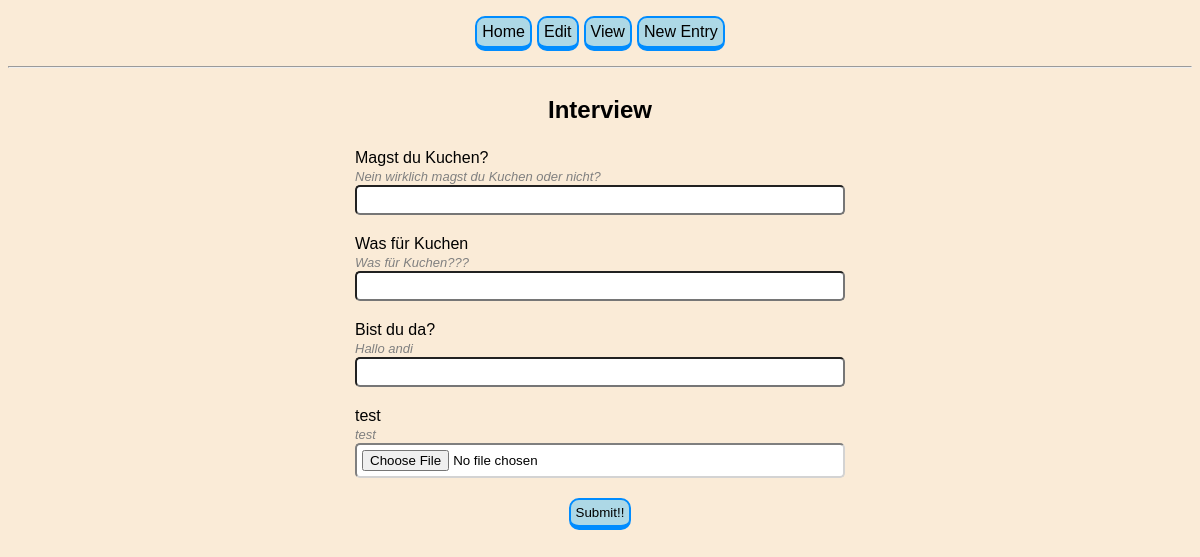
Page /edit/new_entry/interview/1 on the earlier database version.
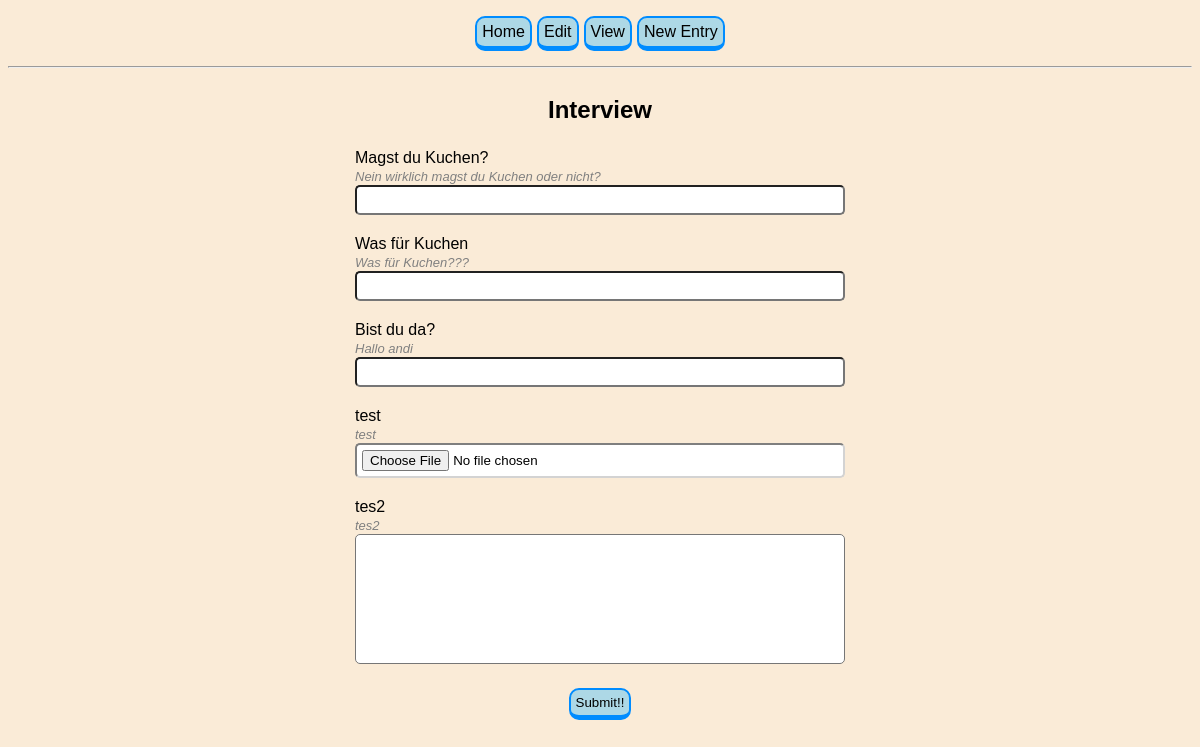
Same page on the later database version.
### main/models.py (models this page shows, shortened)
class Question(models.Model):
    interview = models.ForeignKey(Interview, on_delete=models.SET_NULL, null=True)
    name = models.CharField(max_length=100)
    question_value = models.CharField(max_length=200)
    description = models.CharField(max_length=500)
    type = models.CharField(max_length=100, choices=question_type_choices) #FileUpload, Interview, AboutMe
    sort_id = models.SmallIntegerField(null=True, blank=True)
    required = models.BooleanField(default=False)

### app_write/views/new_entry.py (the view)
# urls.py: path('new_entry/interview/<str:pk>', views.new_entry.interview, name = "new_entry"),
def interview(request, pk):
    question_list = models.Question.objects.filter(interview=pk).order_by('sort_id')
    questionanswerpairs = {}
    for question in question_list:
        match question.type:
            case "text":
                answerform = forms.answer_text()
            case "longtext":
                answerform = forms.answer_longtext()
            case "image":
                answerform = forms.answer_image()
            case "boolean":
                answerform = forms.answer_boolean()
            case _:
                return
        questionanswerpairs[question] = answerform
    ctx = {
        "questionanswerpairs" : questionanswerpairs
        }
    return render(request, 'app_write/interview.html', ctx)

### app_write/forms.py
class answer_text(forms.ModelForm):
    class Meta:
        model = models.Answer
        fields = ['answer_text']
        labels = {
            "answer_text": ""
        }

class answer_image(forms.ModelForm):
    class Meta:
        model = models.Answer
        fields = ['answer_image']
        labels = {
            "answer_image": ""
        }

### app_write/templates/app_write/interview.html (shortened to what this page needs)
{% extends 'main.html' %}
{% block content %}
<form action="/search/" method="post">
  <div class="fc fc_column fc_center">
    <h2>Interview</h2>
      <div class="fc fc_column sf_box">
        {% for question, answer in questionanswerpairs.items %}
            {% include 'app_write/inc/interview/question.html' %}
        {% endfor %}
        <div class = "fc fc_center">
          <input type="submit" value="Submit!!" class = "f_btn">
        </div>
      </div>
  </div>
</form>
{% endblock %}

### templates/main.html (shortened to what this page needs)
<!DOCTYPE html>
{% load static %}
<html>
<head>
    <link rel='stylesheet' type='text/css' media='screen' href="{% static 'styles/global/_vars.css' %}">
    <link rel='stylesheet' type='text/css' media='screen' href="{% static 'styles/global/_main.css' %}">
    <link rel='stylesheet' type='text/css' media='screen' href="{% static 'styles/global/[BD]borders.css' %}">
    <link rel='stylesheet' type='text/css' media='screen' href="{% static 'styles/global/[FC]flex-containers.css' %}">
    <link rel='stylesheet' type='text/css' media='screen' href="{% static 'styles/global/[BTN]buttons.css' %}">
    <link rel='stylesheet' type='text/css' media='screen' href="{% static 'styles/global/[SF]standard_form.css' %}">
</head>
<body>
    {% include 'inc/navbar.html' %}
    {% block content %}
    {% endblock %}
</body>
</html>

### templates/inc/navbar.html
<div class="fc fc_row bar" id="navbar">
    {% include "inc/linkbutton.html" with btn_link="/" btn_text="Home" %}
    {% include "inc/linkbutton.html" with btn_link="/edit" btn_text="Edit" %}
    {% include "inc/linkbutton.html" with btn_link="/view" btn_text="View" %}
    {% include "inc/linkbutton.html" with btn_link="/edit/new_entry" btn_text="New Entry" %}
</div>
<hr>

### templates/inc/linkbutton.html
<div class="btn">
    <a href="{{btn_link}}">
        <p>{{btn_text}}</p>
    </a>
</div>

### app_write/templates/app_write/inc/interview/question.html
<div class = "fc fc_column f_question_block">
  <div class = "f_intructions">
    <div class = "f_question">
      <label>
        {{question.question_value}}
      </label>
    </div>
    <div class = "f_question_desc">
      <label>
        {{question.description}}
      </label>
    </div>
  </div>
  <div class = "">
    {{answer}}
  </div>
</div>

### static/styles/global/_vars.css (style rules this page uses)
:root { --bg_color: antiquewhite; --font_color: black; --main_color: antiquewhite; --accent_color: lightblue; --accent_color_dark_value: 0, 140, 255; --accent_color_dark: rgb(0, 140, 255); --border_color: var(--accent_color_dark); }

### static/styles/global/_main.css (style rules this page uses)
body { background-color: var(--bg_color); font-family: 'Gill Sans', 'Gill Sans MT', Calibri, 'Trebuchet MS', sans-serif; }
#navbar { height: 50px; align-items: center; justify-content: center; gap: 5px; }

### static/styles/global/[FC]flex-containers.css (style rules this page uses)
.fc { display: flex; }
.fc_column { flex-direction: column; }
.fc_row { flex-direction: row; }
.fc_center { align-items: center; justify-content: center; }

### static/styles/global/[BTN]buttons.css (style rules this page uses)
:root { --btn_border_color: var(--accent_color_dark); --btn_background_color: var(--accent_color); --btn_border_thickness: 2px; }
.btn { padding: 5px; border: var(--btn_border_thickness) solid var(--btn_border_color); border-bottom-width: 5px; background-color: var(--btn_background_color); border-radius: 10px; transition-duration: 0.25s; width: fit-content; height: fit-content; }
.btn p { margin: 0px; }
.btn a { color: var(--font_color); text-decoration: none; }

### static/styles/global/[SF]standard_form.css (style rules this page uses)
.sf_box { gap: 20px; box-sizing:border-box; padding: 5px; max-width: 500px; width: 100%; }
.sf_box input[type="submit"] { padding: 5px; border: var(--btn_border_thickness) solid var(--btn_border_color); border-bottom-width: 5px; background-color: var(--btn_background_color); border-radius: 10px; transition-duration: 0.25s; }
.sf_box input[type="text"] { box-sizing:border-box; width: 100%; height: 30px; border-radius: 5px; }
.sf_box textarea { box-sizing:border-box; width: 100%; height: 130px; border-radius: 5px; resize: none; }
.sf_box input[type="file"] { border: 2px inset lightgray; box-sizing:border-box; width: 100%; padding: 5px; background-color: white; border-radius: 5px; }
.f_question_desc label { font-size: small; font-style: italic; color: grey; }

Differences in the rows shown:
added Question: question_value "tes2", description "tes2"
